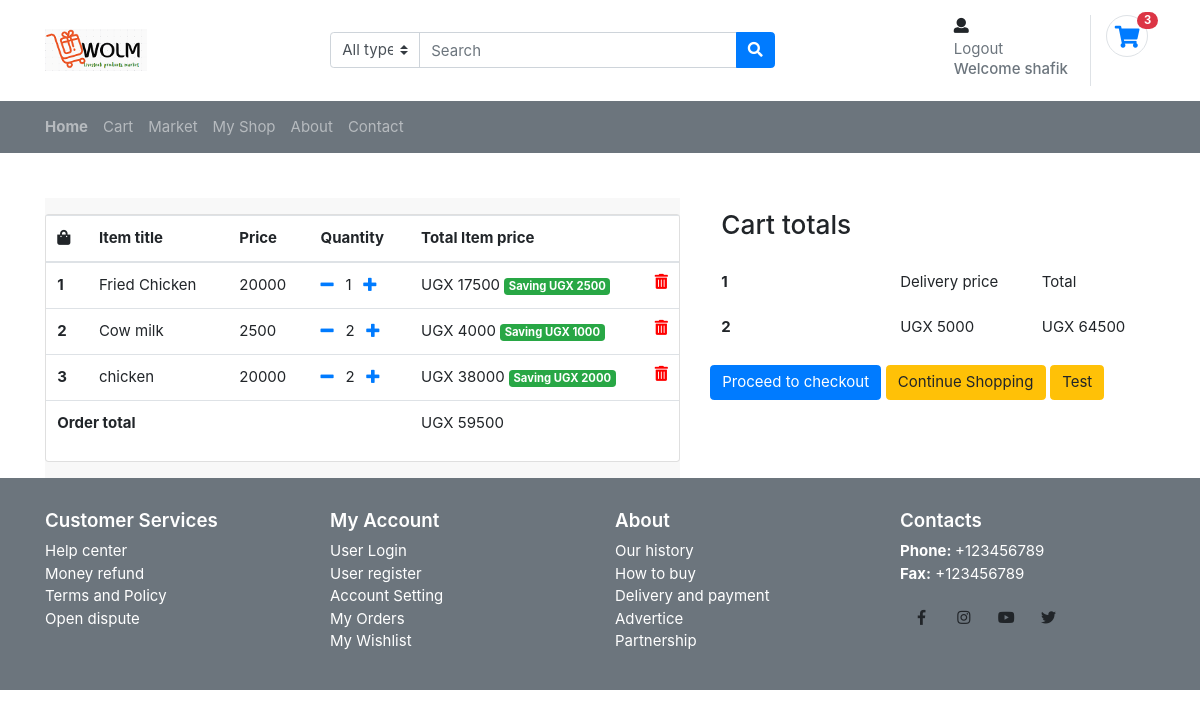
The app's page /cart/ (signed in) with its own data.
### shop/models.py (models this page shows, shortened)
class Order(models.Model):
    user = models.ForeignKey(settings.AUTH_USER_MODEL,
                             on_delete=models.CASCADE)
    items = models.ManyToManyField(OrderItem )
    order_id = models.UUIDField(default=uuid.uuid4, editable=False)
    start_date = models.DateTimeField(auto_now_add=True)
    ordered_date = models.DateTimeField()
    ordered = models.BooleanField(default=False)
    billing_address = models.ForeignKey(
        'Address', related_name='billing_address', on_delete=models.SET_NULL, blank=True, null=True)
    saler = models.ForeignKey(
        'Farmer',on_delete=models.SET_NULL, blank=True, null=True)
    def __str__(self):
        return self.user.username
    def get_total(self):
        total = 0
        for order_item in self.items.all():
            total += order_item.get_final_price()
        return total

class OrderItem(models.Model):
    user = models.ForeignKey(settings.AUTH_USER_MODEL,
                             on_delete=models.CASCADE)
    ordered = models.BooleanField(default=False)
    item = models.ForeignKey(Item, on_delete=models.CASCADE)
    quantity = models.IntegerField(default=1)
    saler = models.ForeignKey(
        'Farmer',on_delete=models.SET_NULL, blank=True, null=True)
    def __str__(self):
        return f'{self.quantity} of {self.item.title} for {self.item.saler}'
    def get_total_item_price(self):
        return self.quantity * self.item.price
    def get_total_discount_item_price(self):
        return self.quantity * self.item.discount_price
    def get_amount_saved(self):
        return self.get_total_item_price() - self.get_total_discount_item_price()
    def get_final_price(self):
        if self.item.discount_price:
            return self.get_total_discount_item_price()
        return self.get_total_item_price()

class Item(models.Model):
    title = models.CharField(max_length=100)
    price = models.IntegerField()
    discount_price = models.IntegerField(blank=True, null=True)
    category = models.CharField(choices=CATEGORY_CHOICES, max_length=10)
    slug = models.SlugField(blank=True, null=True)
    description = models.TextField()
    image = models.FileField()
    ratings = GenericRelation(Rating, related_query_name='queryset')
    saler = models.ForeignKey(
        'Farmer', related_name='saler', on_delete=models.SET_NULL, blank=True, null=True)
    def __str__(self):
        return self.title
    def get_remove_from_cart_url(self):
        return reverse("shop:remove_from_cart", args=[str(self.pk)])

### shop/views.py (the view)
# urls.py: path('cart/', views.OrderSummaryView.as_view(), name='cart'),
class OrderSummaryView(LoginRequiredMixin, View):
    def get(self, *args, **kwargs):
        try:
            order = Order.objects.get(user=self.request.user, ordered=False)
            print(order)
            queryset2 = Order.objects.get(user=self.request.user,ordered=False)
            for order_item in order.items.all():
                order_saler=order_item.item.saler
                queryset2 = OrderItem.objects.filter(user=self.request.user, saler=order_saler,ordered=False)
                print(order_item,order_item.item, order_item.user, order_item.item.saler,order_item.quantity)
                order_item_name=order_item.item.title
            shipping_price=5000
            amount= order.get_total() + shipping_price
            print(amount)
            print(order.order_id)
            context = {
                'object': order,
                'shipping_price':shipping_price,
                'amount':amount
            }
            return render(self.request, 'cart.html', context)
        except ObjectDoesNotExist:
            messages.warning(self.request, "You do not have an active order")
            return redirect("/")

### shop/templates/shop/cart.html (shortened to what this page needs)
{% extends "base.html" %}
{% block extra_head %}
<link rel="stylesheet" href="https://stackpath.bootstrapcdn.com/bootstrap/4.3.1/css/bootstrap.min.css">
{% endblock %}
{% block content %}
<div class="container">
	<div class="row">
		<div class="col">
			<section class="section-links bg padding-y-sm ml-auto">
<div class="card">
	<div class="table-responsive">
		<table class="table table-hover">
				<thead>
				<tr>
					<th scope="col"><i class="fas fa-shopping-bag"></i></th>
					<th scope="col">Item title</th>
					<th scope="col">Price</th>
					<th scope="col">Quantity</th>
					<th scope="col">Total Item price</th>
				</tr>
				</thead>
				<tbody>
					{% for order_item in object.items.all %}
				<tr>
					<th scope="row">{{ forloop.counter }}</th>
					<td>{{ order_item.item.title }}</td>
					<td>{{ order_item.item.price }}</td>
					<td><a href="{{ order_item.item.get_remove_from_cart_url }}"><i class="fas fa-minus mr-2"></i></a>
						{{ order_item.quantity }}{%comment%}{{ order_item.item.saler }}{%endcomment%}
						<a href="{% url 'shop:add_to_cart' order_item.item.id %}"><i class="fas fa-plus ml-2"></i></td></a>
					<td>
						{% if order_item.item.discount_price %}
							UGX {{ order_item.get_total_discount_item_price }}
							<span class="badge badge-success">Saving UGX {{ order_item.get_amount_saved }}</span>
						{% else %}
							{{ order_item.get_total_item_price }}
						{% endif %}
						<a style="color: red;" href="{{ order_item.item.get_remove_from_cart_url }}">
							<i class="fas fa-trash-alt float-right"></i>
						</a>
					</td>
				</tr>
				{% empty %}
				<tr>
					<td>Your cart is empty</td>
				</tr>
				{% endfor %}
				<tr>
					<td colspan="4"><b>Order total</b></td>
					<td>UGX {{ object.get_total }}</td>
				</tr>
				</tbody>
			</table>
	</div>
</div>
</div>
      <div class="col-md-5 ml-auto">
                                        <div class="cart-page-total">
                                            <table class="table table-borderless">
											  <thead>
											    <tr>
											      <th><h3>Cart totals</h3></th>
											    </tr>
											  </thead>
											  <tbody>
											    <tr>
											      <th scope="row">1</th>
											      <td>Delivery price</td>
											      <td>Total</td>
											    </tr>
											    <tr>
											      <th scope="row">2</th>
											      <td>UGX {{ shipping_price }}</td>
											      <td>UGX {{ amount }}</td>
											    </tr>
											  </tbody>
											</table>
                                            <a href="{% url 'shop:checkout' %}" class="btn btn-primary">Proceed to checkout</a>
											<a href="/" class="btn btn-warning">Continue Shopping</a>
											<a href="/report_view" class="btn btn-warning">Test</a>
                                        </div>
                                    </div>
		</div>
	</div>
{% endblock content %}

### shop/templates/shop/base.html (shortened to what this page needs)
{% load static %}
{% load cart_template_tags %}
<!DOCTYPE HTML>
<html class="no-js" lang="zxx">
<head>
        <link rel="stylesheet" href="https://stackpath.bootstrapcdn.com/bootstrap/4.3.1/css/bootstrap.min.css">
        <link href="{% static 'shop/css/bootstrap.css' %}" rel="stylesheet" type="text/css"/>
        <link href="{% static 'shop/fonts/fontawesome/css/fontawesome-all.min.css' %}" type="text/css" rel="stylesheet">
        <link href="{% static 'shop/plugins/fancybox/fancybox.min.css' %}" type="text/css" rel="stylesheet">
        <link href="{% static 'shop/plugins/owlcarousel/assets/owl.carousel.min.css' %}" rel="stylesheet">
        <link href="{% static 'shop/plugins/owlcarousel/assets/owl.theme.default.css' %}" rel="stylesheet">
        <link href="{% static 'shop/plugins/slickslider/slick.css' %}" rel="stylesheet" type="text/css" />
        <link href="{% static 'shop/plugins/slickslider/slick-theme.css' %}" rel="stylesheet" type="text/css" />
        <link href="{% static 'shop/css/ui.css' %}" rel="stylesheet" type="text/css"/>
        <link href="{% static 'shop/css/responsive.css' %}" rel="stylesheet" media="only screen and (max-width: 1200px)" />
{% block extra_head %}
        {% endblock %}
</head>
<body>
<header class="section-header">
<section class="header-main">
        <div class="container">
<div class="row align-items-center">
        <div class="col-md-3 col-sm-5 col-4">
                <div class="brand-wrap">
                        <img class="logo" src="{% static 'shop/images/logo.PNG' %}">
                </div>
        </div>
        <div class="col-md-5 col-sm-12 order-3 order-lg-2">
                <form action="#">
                        <div class="input-group w-100">
                                <select class="custom-select"  name="category_name">
                                                <option value="">All type</option><option value="codex">Special</option>
                                </select>
                            <input type="text" class="form-control" style="width:60%;" placeholder="Search">
                            <div class="input-group-append">
                              <button class="btn btn-primary" type="submit">
                                <i class="fa fa-search"></i>
                              </button>
                            </div>
                    </div>
                </form>
        </div>
        <div class="col-md-4 col-sm-7 col-8  order-2  order-lg-3">
                <div class="d-flex justify-content-end">
                        <div class="widget-header">
                            {% if user.is_authenticated %}
                            <div>
                                <span><i class="fas fa-user"></i></span>
                                <span><a href="{% url 'account_logout' %}" class="title text-muted">Logout</a></span>
                                <h6 class="title text-muted">Welcome {{user.username}}</h6>
                        </div>
                            {% else %}
                            <small class="title text-muted">Login</small>
                                <div> <span><i class="fas fa-user"></i></span><a href="{% url 'account_login' %}">Sign in</a> <span class="dark-transp"> | </span>
                                <a href="{% url 'account_signup' %}"> Register</a></div>
                            {% endif %}
                        </div>
                        <a href="{% url 'shop:order-summary' %}" class="widget-header border-left pl-3 ml-3">
                                <div class="icontext">
                                        <div class="icon-wrap icon-sm round border"><i class="fa fa-shopping-cart"></i></div>
                                </div>
                                <span class="badge badge-pill badge-danger notify">{{ request.user|cart_item_count}}</span>
                        </a>
                </div>
        </div>
</div>
        </div>
</section>
<nav class="navbar sticky navbar-expand-lg navbar-dark bg-secondary">
  <div class="container">
    <div class="collapse navbar-collapse" id="main_nav">
      <ul class="navbar-nav">
        <li class="nav-item">
          <a class="nav-link pl-0" href="/"> <strong>Home</strong></a>
        </li>
        <li class="nav-item">
          <a class="nav-link" href="/cart/">Cart</a>
        </li>
        <li class="nav-item">
          <a class="nav-link" href="/mymarket/">Market</a>
        </li>
        <li class="nav-item">
                <a class="nav-link" href="/farmer/">My Shop</a>
              </li>
        <li class="nav-item">
          <a class="nav-link" href="#">About</a>
        </li>
        <li class="nav-item">
          <a class="nav-link" href="#">Contact</a>
        </li>
      </ul>
    </div>
  </div>
</nav>
</header>
<div class="mt-4 pt-4">
    </div>
{% block content %}
    {% endblock content %}
<footer class="section-footer bg-secondary">
        <div class="container">
                <section class="footer-top padding-top">
                        <div class="row">
                                <aside class="col-sm-3 col-md-3 white">
                                        <h5 class="title">Customer Services</h5>
                                        <ul class="list-unstyled">
                                                <li> <a href="#">Help center</a></li>
                                                <li> <a href="#">Money refund</a></li>
                                                <li> <a href="#">Terms and Policy</a></li>
                                                <li> <a href="#">Open dispute</a></li>
                                        </ul>
                                </aside>
                                <aside class="col-sm-3  col-md-3 white">
                                        <h5 class="title">My Account</h5>
                                        <ul class="list-unstyled">
                                                <li> <a href="#"> User Login </a></li>
                                                <li> <a href="#"> User register </a></li>
                                                <li> <a href="#"> Account Setting </a></li>
                                                <li> <a href="#"> My Orders </a></li>
                                                <li> <a href="#"> My Wishlist </a></li>
                                        </ul>
                                </aside>
                                <aside class="col-sm-3  col-md-3 white">
                                        <h5 class="title">About</h5>
                                        <ul class="list-unstyled">
                                                <li> <a href="#"> Our history </a></li>
                                                <li> <a href="#"> How to buy </a></li>
                                                <li> <a href="#"> Delivery and payment </a></li>
                                                <li> <a href="#"> Advertice </a></li>
                                                <li> <a href="#"> Partnership </a></li>
                                        </ul>
                                </aside>
                                <aside class="col-sm-3">
                                        <article class="white">
                                                <h5 class="title">Contacts</h5>
                                                <p>
                                                        <strong>Phone: </strong> +123456789 <br>
                                                    <strong>Fax:</strong> +123456789
                                                </p>
                                                 <div class="btn-group white">
                                                    <a class="btn btn-facebook" title="Facebook" target="_blank" href="#"><i class="fab fa-facebook-f  fa-fw"></i></a>
                                                    <a class="btn btn-instagram" title="Instagram" target="_blank" href="#"><i class="fab fa-instagram  fa-fw"></i></a>
                                                    <a class="btn btn-youtube" title="Youtube" target="_blank" href="#"><i class="fab fa-youtube  fa-fw"></i></a>
                                                    <a class="btn btn-twitter" title="Twitter" target="_blank" href="#"><i class="fab fa-twitter  fa-fw"></i></a>
                                                </div>
                                        </article>
                                </aside>
                        </div>
                        <br>
                </section>
        </div>
</footer>
</body>
</html>

### records on screen
OrderItem: item "Fried Chicken", item.price "20000", quantity "1", get_total_discount_item_price "17500", get_amount_saved "2500"
OrderItem: item "Cow milk", item.price "2500", quantity "2", get_total_discount_item_price "4000", get_amount_saved "1000"
OrderItem: item "chicken", item.price "20000", quantity "2", get_total_discount_item_price "38000", get_amount_saved "2000"
Order: get_total "59500"

### other values on screen
{{ user.username }} "shafik"
{{ request.user|cart_item_count }} "3"
{{ shipping_price }} "5000"
{{ amount }} "64500"
